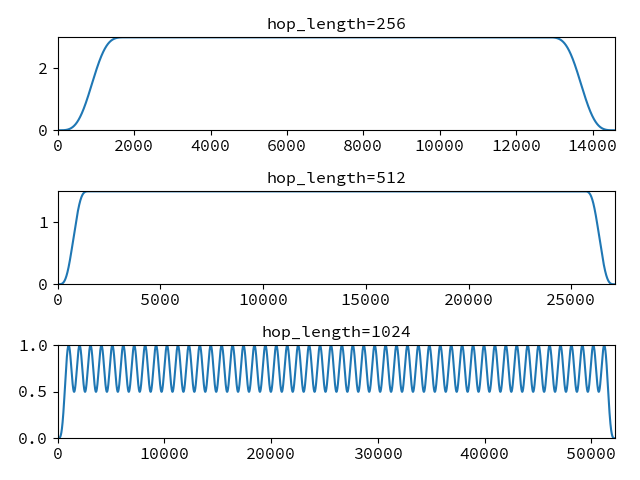

Write Python code to recreate this figure.
# For a fixed frame length (2048), compare modulation effects for a Hann window
# at different hop lengths:

n_frames = 50
wss_256 = librosa.filters.window_sumsquare('hann', n_frames, hop_length=256)
wss_512 = librosa.filters.window_sumsquare('hann', n_frames, hop_length=512)
wss_1024 = librosa.filters.window_sumsquare('hann', n_frames, hop_length=1024)

import matplotlib.pyplot as plt
plt.figure()
plt.subplot(3,1,1)
plt.plot(wss_256)
plt.title('hop_length=256')
plt.subplot(3,1,2)
plt.plot(wss_512)
plt.title('hop_length=512')
plt.subplot(3,1,3)
plt.plot(wss_1024)
plt.title('hop_length=1024')
plt.tight_layout()
